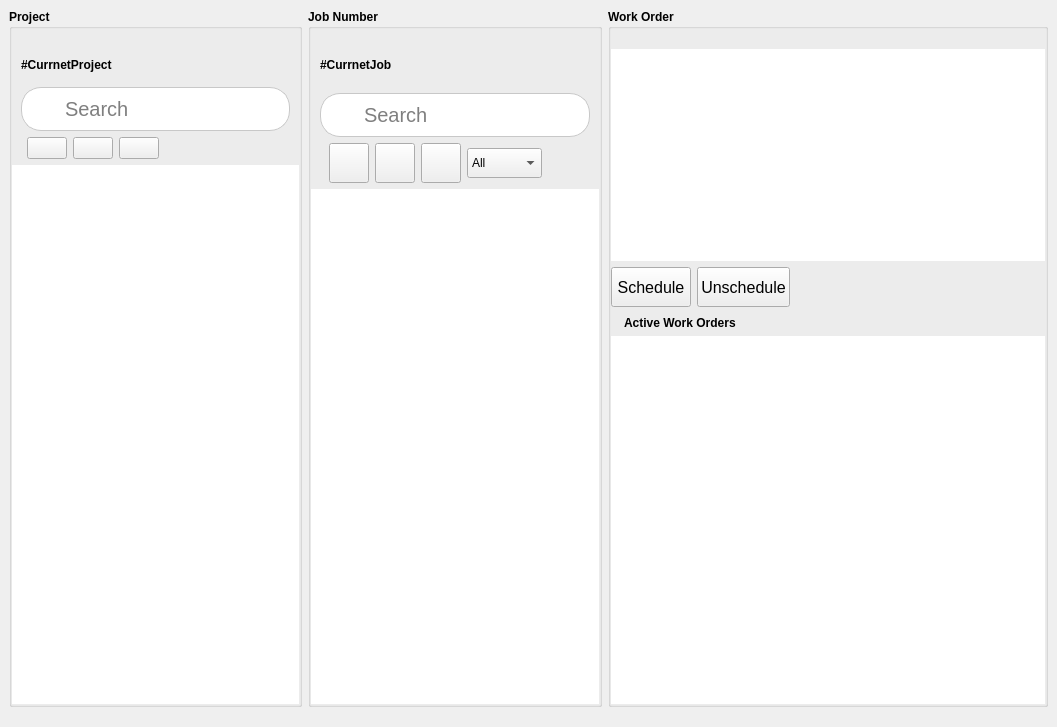
<?xml version="1.0" encoding="UTF-8"?>
<ui version="4.0">
 <class>frm_ProjectPage</class>
 <widget class="QWidget" name="frm_ProjectPage">
  <property name="geometry">
   <rect>
    <x>0</x>
    <y>0</y>
    <width>1057</width>
    <height>727</height>
   </rect>
  </property>
  <property name="windowTitle">
   <string>Form</string>
  </property>
  <property name="styleSheet">
   <string notr="true">QFrame #frame,
QFrame #frame_2,
QFrame #frame_3,
{
    border: 1px solid #ddd;
}</string>
  </property>
  <layout class="QVBoxLayout" name="verticalLayout_7">
   <property name="spacing">
    <number>0</number>
   </property>
   <property name="leftMargin">
    <number>0</number>
   </property>
   <property name="topMargin">
    <number>0</number>
   </property>
   <property name="rightMargin">
    <number>0</number>
   </property>
   <property name="bottomMargin">
    <number>0</number>
   </property>
   <item>
    <widget class="QWidget" name="ftm_ProjectManager" native="true">
     <property name="styleSheet">
      <string notr="true">QListWidget {
    background: #ffffff;
    border: 1px solid #cccccc;
    font-family: &quot;Segoe UI&quot;, &quot;Roboto&quot;, sans-serif;
    font-size: 14px;
    color: #222;
    outline: none;
    padding: 0px;
}

QListWidget::item {
    background: #ffffff;
    border: none;
    padding: 10px 12px;      /* tăng chiều cao item */
    margin: 0;
}

QListWidget::item:selected {
    background: #e6f0ff;
    color: #003366;
}

QListWidget::item:hover {
    background: #f5f9ff;
}

/* ---- Scrollbar ---- */
QScrollBar:vertical {
    border: none;
    background: #f0f0f0;
    width: 18px;              /* to hơn mặc định */
    margin: 0px;
}

QScrollBar::handle:vertical {
    background: #c0c0c0;
    min-height: 30px;
    border-radius: 6px;
}

QScrollBar::handle:vertical:hover {
    background: #a6a6a6;
}

QScrollBar::add-line:vertical,
QScrollBar::sub-line:vertical {
    height: 0px;              /* bỏ nút mũi tên */
}

QScrollBar::add-page:vertical,
QScrollBar::sub-page:vertical {
    background: none;
}



</string>
     </property>
     <layout class="QVBoxLayout" name="verticalLayout_6">
      <property name="spacing">
       <number>0</number>
      </property>
      <property name="leftMargin">
       <number>0</number>
      </property>
      <property name="topMargin">
       <number>0</number>
      </property>
      <property name="rightMargin">
       <number>0</number>
      </property>
      <property name="bottomMargin">
       <number>0</number>
      </property>
      <item>
       <widget class="QWidget" name="widget_7" native="true">
        <layout class="QHBoxLayout" name="horizontalLayout_5" stretch="2,2,3">
         <property name="bottomMargin">
          <number>20</number>
         </property>
         <item>
          <widget class="QGroupBox" name="groupBox">
           <property name="font">
            <font>
             <weight>75</weight>
             <bold>true</bold>
            </font>
           </property>
           <property name="title">
            <string>Project</string>
           </property>
           <layout class="QVBoxLayout" name="verticalLayout">
            <property name="leftMargin">
             <number>0</number>
            </property>
            <property name="rightMargin">
             <number>0</number>
            </property>
            <property name="bottomMargin">
             <number>0</number>
            </property>
            <item>
             <widget class="QWidget" name="widget_2" native="true">
              <layout class="QHBoxLayout" name="horizontalLayout">
               <property name="topMargin">
                <number>20</number>
               </property>
               <item>
                <widget class="QLabel" name="lblProjectName">
                 <property name="font">
                  <font>
                   <weight>75</weight>
                   <bold>true</bold>
                  </font>
                 </property>
                 <property name="text">
                  <string>#CurrnetProject</string>
                 </property>
                </widget>
               </item>
              </layout>
             </widget>
            </item>
            <item>
             <widget class="QWidget" name="widget_3" native="true">
              <layout class="QVBoxLayout" name="verticalLayout_5">
               <property name="topMargin">
                <number>0</number>
               </property>
               <property name="bottomMargin">
                <number>0</number>
               </property>
               <item>
                <widget class="QWidget" name="widget_5" native="true">
                 <property name="styleSheet">
                  <string notr="true">background-color: rgb(255, 255, 255);
border: 1px solid rgb(200, 200, 200);
border-radius: 20px; </string>
                 </property>
                 <layout class="QHBoxLayout" name="horizontalLayout_3">
                  <property name="spacing">
                   <number>6</number>
                  </property>
                  <property name="leftMargin">
                   <number>6</number>
                  </property>
                  <property name="topMargin">
                   <number>2</number>
                  </property>
                  <property name="rightMargin">
                   <number>6</number>
                  </property>
                  <property name="bottomMargin">
                   <number>2</number>
                  </property>
                  <item>
                   <widget class="QPushButton" name="btnSearchProject">
                    <property name="minimumSize">
                     <size>
                      <width>30</width>
                      <height>30</height>
                     </size>
                    </property>
                    <property name="maximumSize">
                     <size>
                      <width>30</width>
                      <height>30</height>
                     </size>
                    </property>
                    <property name="styleSheet">
                     <string notr="true"> border: none;
</string>
                    </property>
                    <property name="text">
                     <string/>
                    </property>
                    <property name="icon">
                     <iconset resource="resource.qrc">
                      <normaloff>:/icon/icon/search-3-48.ico</normaloff>:/icon/icon/search-3-48.ico</iconset>
                    </property>
                   </widget>
                  </item>
                  <item>
                   <widget class="QLineEdit" name="txtSearchProject">
                    <property name="minimumSize">
                     <size>
                      <width>150</width>
                      <height>40</height>
                     </size>
                    </property>
                    <property name="font">
                     <font>
                      <pointsize>15</pointsize>
                     </font>
                    </property>
                    <property name="styleSheet">
                     <string notr="true">border: none;</string>
                    </property>
                    <property name="placeholderText">
                     <string>Search</string>
                    </property>
                    <property name="clearButtonEnabled">
                     <bool>true</bool>
                    </property>
                   </widget>
                  </item>
                 </layout>
                </widget>
               </item>
               <item>
                <widget class="QWidget" name="widget_4" native="true">
                 <layout class="QHBoxLayout" name="horizontalLayout_2">
                  <property name="leftMargin">
                   <number>6</number>
                  </property>
                  <property name="topMargin">
                   <number>0</number>
                  </property>
                  <property name="rightMargin">
                   <number>6</number>
                  </property>
                  <property name="bottomMargin">
                   <number>0</number>
                  </property>
                  <item>
                   <widget class="QPushButton" name="btnNewProject">
                    <property name="maximumSize">
                     <size>
                      <width>40</width>
                      <height>40</height>
                     </size>
                    </property>
                    <property name="icon">
                     <iconset resource="resource.qrc">
                      <normaloff>:/icon/icon/add-folder.png</normaloff>:/icon/icon/add-folder.png</iconset>
                    </property>
                    <property name="iconSize">
                     <size>
                      <width>40</width>
                      <height>40</height>
                     </size>
                    </property>
                   </widget>
                  </item>
                  <item>
                   <widget class="QPushButton" name="btnRenameProject">
                    <property name="maximumSize">
                     <size>
                      <width>40</width>
                      <height>40</height>
                     </size>
                    </property>
                    <property name="icon">
                     <iconset resource="resource.qrc">
                      <normaloff>:/icon/icon/rename.png</normaloff>:/icon/icon/rename.png</iconset>
                    </property>
                    <property name="iconSize">
                     <size>
                      <width>40</width>
                      <height>40</height>
                     </size>
                    </property>
                   </widget>
                  </item>
                  <item>
                   <widget class="QPushButton" name="btnDeleteProject">
                    <property name="maximumSize">
                     <size>
                      <width>40</width>
                      <height>40</height>
                     </size>
                    </property>
                    <property name="icon">
                     <iconset resource="resource.qrc">
                      <normaloff>:/icon/icon/delete.png</normaloff>:/icon/icon/delete.png</iconset>
                    </property>
                    <property name="iconSize">
                     <size>
                      <width>40</width>
                      <height>40</height>
                     </size>
                    </property>
                   </widget>
                  </item>
                  <item>
                   <spacer name="horizontalSpacer_2">
                    <property name="orientation">
                     <enum>Qt::Horizontal</enum>
                    </property>
                    <property name="sizeHint" stdset="0">
                     <size>
                      <width>40</width>
                      <height>20</height>
                     </size>
                    </property>
                   </spacer>
                  </item>
                 </layout>
                </widget>
               </item>
              </layout>
             </widget>
            </item>
            <item>
             <widget class="QListWidget" name="lstProject">
              <property name="styleSheet">
               <string notr="true">border: none;</string>
              </property>
             </widget>
            </item>
           </layout>
          </widget>
         </item>
         <item>
          <widget class="QGroupBox" name="groupBox_2">
           <property name="font">
            <font>
             <weight>75</weight>
             <bold>true</bold>
            </font>
           </property>
           <property name="title">
            <string>Job Number</string>
           </property>
           <layout class="QVBoxLayout" name="verticalLayout_2">
            <property name="leftMargin">
             <number>0</number>
            </property>
            <property name="rightMargin">
             <number>0</number>
            </property>
            <property name="bottomMargin">
             <number>0</number>
            </property>
            <item>
             <widget class="QWidget" name="widget_12" native="true">
              <layout class="QHBoxLayout" name="horizontalLayout_6">
               <property name="topMargin">
                <number>20</number>
               </property>
               <item>
                <widget class="QLabel" name="lblJobName">
                 <property name="font">
                  <font>
                   <weight>75</weight>
                   <bold>true</bold>
                  </font>
                 </property>
                 <property name="text">
                  <string>#CurrnetJob</string>
                 </property>
                </widget>
               </item>
              </layout>
             </widget>
            </item>
            <item>
             <widget class="QWidget" name="widget_8" native="true">
              <layout class="QVBoxLayout" name="verticalLayout_4">
               <property name="topMargin">
                <number>0</number>
               </property>
               <property name="bottomMargin">
                <number>0</number>
               </property>
               <item>
                <widget class="QWidget" name="widget_9" native="true">
                 <layout class="QHBoxLayout" name="horizontalLayout_8">
                  <property name="topMargin">
                   <number>0</number>
                  </property>
                  <property name="bottomMargin">
                   <number>0</number>
                  </property>
                 </layout>
                </widget>
               </item>
               <item>
                <widget class="QWidget" name="widget_6" native="true">
                 <property name="styleSheet">
                  <string notr="true">background-color: rgb(255, 255, 255);
border: 1px solid rgb(200, 200, 200);
border-radius: 20px; </string>
                 </property>
                 <layout class="QHBoxLayout" name="horizontalLayout_4">
                  <property name="spacing">
                   <number>6</number>
                  </property>
                  <property name="leftMargin">
                   <number>6</number>
                  </property>
                  <property name="topMargin">
                   <number>2</number>
                  </property>
                  <property name="rightMargin">
                   <number>6</number>
                  </property>
                  <property name="bottomMargin">
                   <number>2</number>
                  </property>
                  <item>
                   <widget class="QPushButton" name="btnSearchProject_2">
                    <property name="minimumSize">
                     <size>
                      <width>30</width>
                      <height>30</height>
                     </size>
                    </property>
                    <property name="maximumSize">
                     <size>
                      <width>30</width>
                      <height>30</height>
                     </size>
                    </property>
                    <property name="styleSheet">
                     <string notr="true"> border: none;
</string>
                    </property>
                    <property name="text">
                     <string/>
                    </property>
                    <property name="icon">
                     <iconset resource="resource.qrc">
                      <normaloff>:/icon/icon/search-3-48.ico</normaloff>:/icon/icon/search-3-48.ico</iconset>
                    </property>
                   </widget>
                  </item>
                  <item>
                   <widget class="QLineEdit" name="txtSearchJob">
                    <property name="minimumSize">
                     <size>
                      <width>150</width>
                      <height>40</height>
                     </size>
                    </property>
                    <property name="font">
                     <font>
                      <pointsize>15</pointsize>
                     </font>
                    </property>
                    <property name="styleSheet">
                     <string notr="true">border: none;</string>
                    </property>
                    <property name="placeholderText">
                     <string>Search</string>
                    </property>
                    <property name="clearButtonEnabled">
                     <bool>true</bool>
                    </property>
                   </widget>
                  </item>
                 </layout>
                </widget>
               </item>
               <item>
                <widget class="QWidget" name="widget_10" native="true">
                 <layout class="QHBoxLayout" name="horizontalLayout_9">
                  <property name="topMargin">
                   <number>0</number>
                  </property>
                  <property name="bottomMargin">
                   <number>0</number>
                  </property>
                  <item>
                   <widget class="QPushButton" name="btnNewJob">
                    <property name="minimumSize">
                     <size>
                      <width>40</width>
                      <height>40</height>
                     </size>
                    </property>
                    <property name="maximumSize">
                     <size>
                      <width>40</width>
                      <height>40</height>
                     </size>
                    </property>
                    <property name="icon">
                     <iconset resource="resource.qrc">
                      <normaloff>:/icon/icon/add-file.png</normaloff>:/icon/icon/add-file.png</iconset>
                    </property>
                    <property name="iconSize">
                     <size>
                      <width>32</width>
                      <height>32</height>
                     </size>
                    </property>
                   </widget>
                  </item>
                  <item>
                   <widget class="QPushButton" name="btnEditJob">
                    <property name="minimumSize">
                     <size>
                      <width>40</width>
                      <height>40</height>
                     </size>
                    </property>
                    <property name="maximumSize">
                     <size>
                      <width>40</width>
                      <height>40</height>
                     </size>
                    </property>
                    <property name="icon">
                     <iconset resource="resource.qrc">
                      <normaloff>:/icon/icon/note.png</normaloff>:/icon/icon/note.png</iconset>
                    </property>
                    <property name="iconSize">
                     <size>
                      <width>32</width>
                      <height>32</height>
                     </size>
                    </property>
                   </widget>
                  </item>
                  <item>
                   <widget class="QPushButton" name="btnDeleteJob">
                    <property name="minimumSize">
                     <size>
                      <width>40</width>
                      <height>40</height>
                     </size>
                    </property>
                    <property name="maximumSize">
                     <size>
                      <width>40</width>
                      <height>40</height>
                     </size>
                    </property>
                    <property name="icon">
                     <iconset resource="resource.qrc">
                      <normaloff>:/icon/icon/delete.png</normaloff>:/icon/icon/delete.png</iconset>
                    </property>
                    <property name="iconSize">
                     <size>
                      <width>32</width>
                      <height>32</height>
                     </size>
                    </property>
                   </widget>
                  </item>
                  <item>
                   <widget class="QComboBox" name="cbbFilterJob">
                    <property name="minimumSize">
                     <size>
                      <width>0</width>
                      <height>30</height>
                     </size>
                    </property>
                    <item>
                     <property name="text">
                      <string>All</string>
                     </property>
                    </item>
                    <item>
                     <property name="text">
                      <string>Pending</string>
                     </property>
                    </item>
                    <item>
                     <property name="text">
                      <string>Activate</string>
                     </property>
                    </item>
                    <item>
                     <property name="text">
                      <string>Finish</string>
                     </property>
                    </item>
                   </widget>
                  </item>
                  <item>
                   <spacer name="horizontalSpacer">
                    <property name="orientation">
                     <enum>Qt::Horizontal</enum>
                    </property>
                    <property name="sizeHint" stdset="0">
                     <size>
                      <width>40</width>
                      <height>20</height>
                     </size>
                    </property>
                   </spacer>
                  </item>
                 </layout>
                </widget>
               </item>
              </layout>
             </widget>
            </item>
            <item>
             <widget class="QListWidget" name="lstJob">
              <property name="styleSheet">
               <string notr="true">border: none;</string>
              </property>
             </widget>
            </item>
           </layout>
          </widget>
         </item>
         <item>
          <widget class="QGroupBox" name="groupBox_3">
           <property name="font">
            <font>
             <weight>75</weight>
             <bold>true</bold>
            </font>
           </property>
           <property name="title">
            <string>Work Order</string>
           </property>
           <layout class="QVBoxLayout" name="verticalLayout_9" stretch="2,3">
            <property name="spacing">
             <number>9</number>
            </property>
            <property name="leftMargin">
             <number>0</number>
            </property>
            <property name="topMargin">
             <number>20</number>
            </property>
            <property name="rightMargin">
             <number>0</number>
            </property>
            <property name="bottomMargin">
             <number>0</number>
            </property>
            <item>
             <widget class="QWidget" name="widget_11" native="true">
              <property name="maximumSize">
               <size>
                <width>16777215</width>
                <height>320</height>
               </size>
              </property>
              <layout class="QVBoxLayout" name="verticalLayout_8">
               <property name="leftMargin">
                <number>0</number>
               </property>
               <property name="topMargin">
                <number>0</number>
               </property>
               <property name="rightMargin">
                <number>0</number>
               </property>
               <property name="bottomMargin">
                <number>0</number>
               </property>
               <item>
                <widget class="QListWidget" name="lstJobDetail">
                 <property name="styleSheet">
                  <string notr="true">border: none;</string>
                 </property>
                </widget>
               </item>
               <item>
                <widget class="QWidget" name="widget_14" native="true">
                 <layout class="QHBoxLayout" name="horizontalLayout_10">
                  <property name="leftMargin">
                   <number>0</number>
                  </property>
                  <property name="topMargin">
                   <number>0</number>
                  </property>
                  <property name="rightMargin">
                   <number>0</number>
                  </property>
                  <property name="bottomMargin">
                   <number>0</number>
                  </property>
                  <item>
                   <widget class="QPushButton" name="btnAdd">
                    <property name="minimumSize">
                     <size>
                      <width>0</width>
                      <height>40</height>
                     </size>
                    </property>
                    <property name="maximumSize">
                     <size>
                      <width>150</width>
                      <height>40</height>
                     </size>
                    </property>
                    <property name="font">
                     <font>
                      <pointsize>12</pointsize>
                     </font>
                    </property>
                    <property name="text">
                     <string>Schedule</string>
                    </property>
                    <property name="icon">
                     <iconset resource="resource.qrc">
                      <normaloff>:/icon/icon/check.png</normaloff>:/icon/icon/check.png</iconset>
                    </property>
                   </widget>
                  </item>
                  <item>
                   <widget class="QPushButton" name="btnRemove">
                    <property name="minimumSize">
                     <size>
                      <width>0</width>
                      <height>40</height>
                     </size>
                    </property>
                    <property name="maximumSize">
                     <size>
                      <width>150</width>
                      <height>40</height>
                     </size>
                    </property>
                    <property name="font">
                     <font>
                      <pointsize>12</pointsize>
                     </font>
                    </property>
                    <property name="text">
                     <string>Unschedule</string>
                    </property>
                    <property name="icon">
                     <iconset resource="resource.qrc">
                      <normaloff>:/icon/icon/multiplication.png</normaloff>:/icon/icon/multiplication.png</iconset>
                    </property>
                   </widget>
                  </item>
                  <item>
                   <spacer name="horizontalSpacer_3">
                    <property name="orientation">
                     <enum>Qt::Horizontal</enum>
                    </property>
                    <property name="sizeHint" stdset="0">
                     <size>
                      <width>40</width>
                      <height>20</height>
                     </size>
                    </property>
                   </spacer>
                  </item>
                 </layout>
                </widget>
               </item>
              </layout>
             </widget>
            </item>
            <item>
             <widget class="QWidget" name="widget" native="true">
              <layout class="QVBoxLayout" name="verticalLayout_3">
               <property name="leftMargin">
                <number>0</number>
               </property>
               <property name="topMargin">
                <number>0</number>
               </property>
               <property name="rightMargin">
                <number>0</number>
               </property>
               <property name="bottomMargin">
                <number>0</number>
               </property>
               <item>
                <widget class="QLabel" name="label_6">
                 <property name="font">
                  <font>
                   <weight>75</weight>
                   <bold>true</bold>
                  </font>
                 </property>
                 <property name="styleSheet">
                  <string notr="true">padding-left:10px;</string>
                 </property>
                 <property name="text">
                  <string>Active Work Orders</string>
                 </property>
                </widget>
               </item>
               <item>
                <widget class="QListWidget" name="lstJobActive">
                 <property name="styleSheet">
                  <string notr="true">border: none;</string>
                 </property>
                </widget>
               </item>
              </layout>
             </widget>
            </item>
           </layout>
          </widget>
         </item>
        </layout>
       </widget>
      </item>
     </layout>
    </widget>
   </item>
  </layout>
 </widget>
 <resources>
  <include location="resource.qrc"/>
 </resources>
 <connections/>
</ui>
